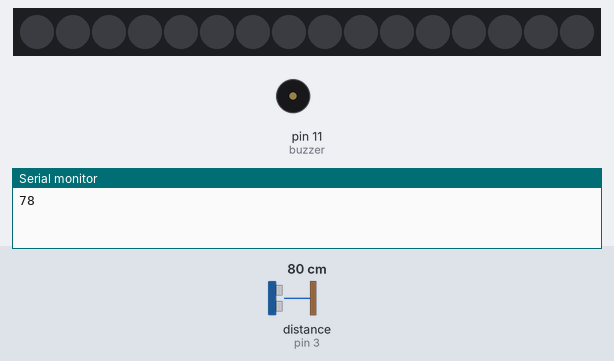
A sketch run on a simulated Arduino Uno, built with avr-gcc and run on an emulated ATmega328P. Parts: 16 RGB LEDs in strip order, left to right, buzzer (waves = sounding), the last lines printed to the serial monitor. Wiring (inferred from the names in the program): ultrasonic range finder: trigger pin 2; echo pin 3. The inputs (shaded band) are chosen by the test bench; at power-on: distance to the obstacle (sensor on pin 3) 80 cm. The echo pulse lasts 58.3 µs per cm.

Above: at 0.91 s.
1.5 s: distance to the obstacle (sensor on pin 3) set to 2 cm
At 2.48 s:
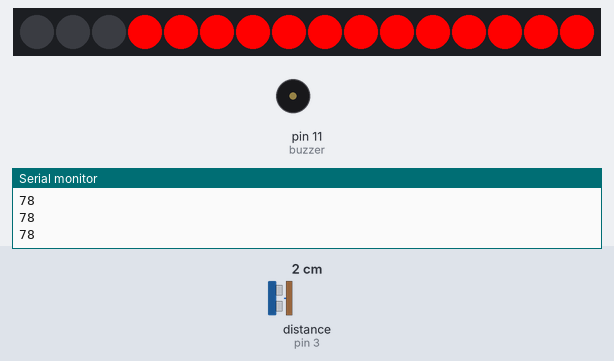
4.4 s: distance to the obstacle (sensor on pin 3) set to 120 cm
At 4.99 s:
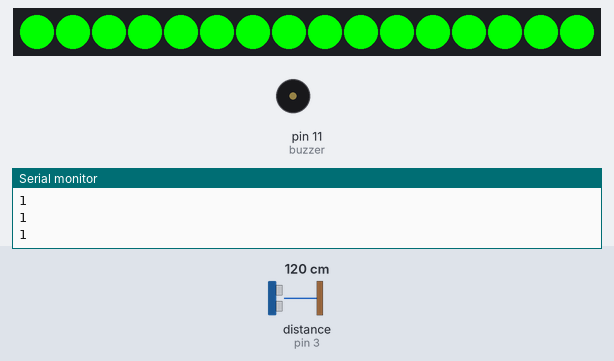
7.8 s: distance to the obstacle (sensor on pin 3) set to 4 cm
At 8.47 s:
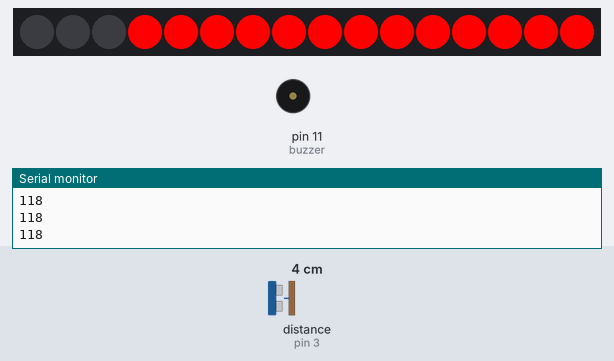
11.2 s: distance to the obstacle (sensor on pin 3) set to 250 cm
At 12.2 s:
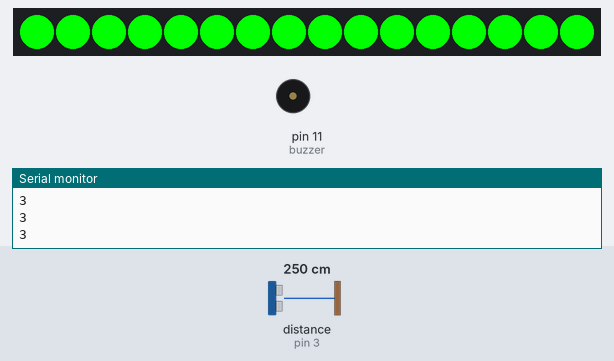
13.5 s: distance to the obstacle (sensor on pin 3) set to 9 cm
At 14.28 s:
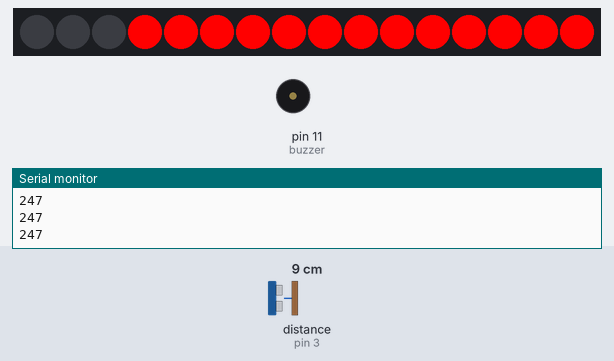
15.6 s: distance to the obstacle (sensor on pin 3) set to 299 cm
At 16.8 s:
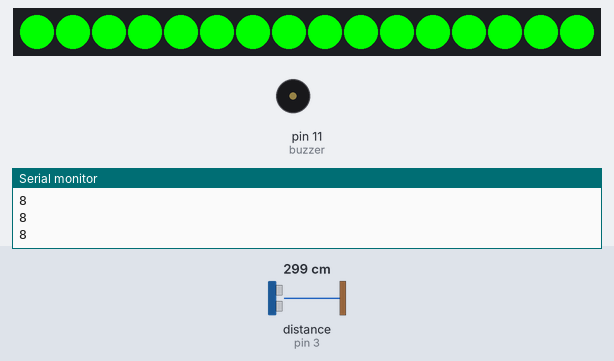
Timing chart, 0 to 66.5 s (numbered marks = the images above; inputs shaded):
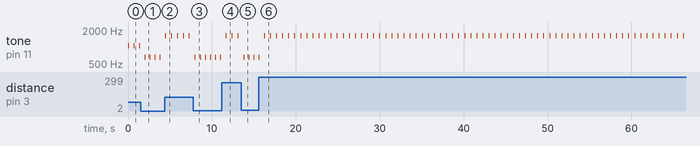

Measured:
- by itself, tone on pin 11 (buzzer): alternates 1568 Hz for 0.10 s and silent for 0.62 s

The sketch:

task11_loud_spiral.ino
```cpp
// Task 11: Loud spiral
// Ishaan Takrani
// Arun Chauhan

#include <Adafruit_NeoPixel.h>

const int trig = 2; // ultrasonic sensor trig pin
const int echo = 3; // ultrasonic sensor echo pin

long duration;
int distance;

const int buzzer = 11;

Adafruit_NeoPixel my_ring = Adafruit_NeoPixel(16, 13, NEO_GRB + NEO_KHZ800);  // 16 leds, Arduino pin 13

void setup() {

  pinMode(buzzer, OUTPUT);

  pinMode(trig, OUTPUT);
  pinMode(echo, INPUT);

  Serial.begin(9600);

  my_ring.begin(); // initializes the ring
  my_ring.clear(); // clear ring (blank)
  my_ring.show(); // send instructions to ring

}

void loop() {

  digitalWrite(trig, LOW);
  delayMicroseconds(2);

  digitalWrite(trig, HIGH);
  delayMicroseconds(10);
  digitalWrite(trig, LOW);

  duration = pulseIn(echo, HIGH);

  distance = (duration/2) * 0.034;


  if (distance < 50){
    tone(buzzer, 660);  // plays note for 100 milliseconds
    delay(50);
    noTone(buzzer); // silence for 100 milliseconds. Makes a beeping sound
    delay(50);

    for(int i = 0; i < 16; i++){
    my_ring.setPixelColor(i,255,0,0); // sets pixel to red
    delay(15);  // 50 millisecond delay
    my_ring.show(); // updates ring, displays the light
    }

    for(int i = 0; i < 16; i++){
      my_ring.setPixelColor(i,0,0,0); // sets pixel to blank
      delay(15);  // 50 millisecond delay
      my_ring.show(); // updates ring, displays the light
    }
  }

  else if (distance > 50 && distance < 100){
    tone(buzzer, 1047);
    delay(75);
    noTone(buzzer);
    delay(75);

    for(int i = 0; i < 16; i++){
      my_ring.setPixelColor(i,255,255,0); // sets pixel to yellow
      delay(15);  // 50 millisecond delay
      my_ring.show(); // updates ring, displays the light
    }

    for(int i = 0; i < 16; i++){
      my_ring.setPixelColor(i,0,0,0); // sets pixel to blank
      delay(15);  // 50 millisecond delay
      my_ring.show(); // updates ring, displays the light
    }
  }

  else{
    tone(buzzer, 1568);
    delay(100);
    noTone(buzzer);
    delay(100);

    for(int i = 0; i < 16; i++){
      my_ring.setPixelColor(i,0,255,0); // sets pixel to green
      delay(15);  // 50 millisecond delay
      my_ring.show(); // updates ring, displays the light
    }

    for(int i = 0; i < 16; i++){
      my_ring.setPixelColor(i,0,0,0); // sets pixel to blank
      delay(15);  // 50 millisecond delay
      my_ring.show(); // updates ring, displays the light
    }
  }

  Serial.println(distance); // outputs distance to serial monitor

}
```
